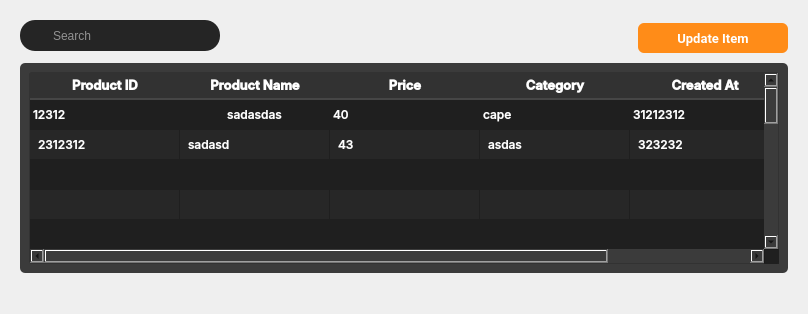
         <widget class="QWidget" name="update_product">
          <layout class="QGridLayout" name="gridLayout_14">
           <item row="0" column="0">
            <widget class="QWidget" name="widget_36" native="true">
             <layout class="QGridLayout" name="gridLayout_9">
              <property name="bottomMargin">
               <number>30</number>
              </property>
              <item row="0" column="0">
               <widget class="QWidget" name="widget_38" native="true">
                <layout class="QHBoxLayout" name="horizontalLayout_11">
                 <property name="spacing">
                  <number>0</number>
                 </property>
                 <property name="leftMargin">
                  <number>0</number>
                 </property>
                 <property name="topMargin">
                  <number>0</number>
                 </property>
                 <property name="rightMargin">
                  <number>0</number>
                 </property>
                 <property name="bottomMargin">
                  <number>6</number>
                 </property>
                 <item alignment="Qt::AlignmentFlag::AlignLeft|Qt::AlignmentFlag::AlignTop">
                  <widget class="QWidget" name="search_frame_2" native="true">
                   <property name="minimumSize">
                    <size>
                     <width>200</width>
                     <height>0</height>
                    </size>
                   </property>
                   <property name="styleSheet">
                    <string notr="true">#search_frame_2{

	border-radius: 15px;
	background-color:#252525;
}
#search_frame_2 QPushButton{
	
	padding: 5px 5px;
	border-radius:5px;

	
}
#search_frame_2 QLineEdit{
	border: none;
	color: white;

}

#seach_frame_2 QPushButton::pressed {

	padding-left:10px;

}
</string>
                   </property>
                   <layout class="QVBoxLayout" name="verticalLayout_15">
                    <property name="leftMargin">
                     <number>2</number>
                    </property>
                    <property name="topMargin">
                     <number>2</number>
                    </property>
                    <property name="rightMargin">
                     <number>2</number>
                    </property>
                    <property name="bottomMargin">
                     <number>2</number>
                    </property>
                    <item>
                     <layout class="QHBoxLayout" name="horizontalLayout_12">
                      <property name="spacing">
                       <number>2</number>
                      </property>
                      <property name="leftMargin">
                       <number>2</number>
                      </property>
                      <property name="topMargin">
                       <number>2</number>
                      </property>
                      <property name="rightMargin">
                       <number>2</number>
                      </property>
                      <item>
                       <widget class="QPushButton" name="pushButton_16">
                        <property name="minimumSize">
                         <size>
                          <width>25</width>
                          <height>25</height>
                         </size>
                        </property>
                        <property name="maximumSize">
                         <size>
                          <width>25</width>
                          <height>25</height>
                         </size>
                        </property>
                        <property name="font">
                         <font>
                          <family>Roboto</family>
                          <pointsize>10</pointsize>
                          <bold>true</bold>
                         </font>
                        </property>
                        <property name="styleSheet">
                         <string notr="true">background-color: none;
border-radius:15px;
</string>
                        </property>
                        <property name="text">
                         <string/>
                        </property>
                        <property name="icon">
                         <iconset>
                          <normaloff>:/iCons/icons/icons8-search-26.png</normaloff>:/iCons/icons/icons8-search-26.png</iconset>
                        </property>
                       </widget>
                      </item>
                      <item>
                       <widget class="QLineEdit" name="lineEdit_4">
                        <property name="styleSheet">
                         <string notr="true">background-color: rgb(37, 37, 37);</string>
                        </property>
                        <property name="placeholderText">
                         <string>Search</string>
                        </property>
                       </widget>
                      </item>
                     </layout>
                    </item>
                   </layout>
                  </widget>
                 </item>
                 <item>
                  <spacer name="horizontalSpacer_4">
                   <property name="orientation">
                    <enum>Qt::Orientation::Horizontal</enum>
                   </property>
                   <property name="sizeHint" stdset="0">
                    <size>
                     <width>418</width>
                     <height>20</height>
                    </size>
                   </property>
                  </spacer>
                 </item>
                 <item>
                  <widget class="QPushButton" name="update_prod_button">
                   <property name="minimumSize">
                    <size>
                     <width>150</width>
                     <height>30</height>
                    </size>
                   </property>
                   <property name="maximumSize">
                    <size>
                     <width>150</width>
                     <height>25</height>
                    </size>
                   </property>
                   <property name="font">
                    <font>
                     <family>Roboto</family>
                     <pointsize>10</pointsize>
                     <bold>true</bold>
                    </font>
                   </property>
                   <property name="styleSheet">
                    <string notr="true">QPushButton {
    padding: 6px 14px;
    font-family: &quot;Roboto&quot;, sans-serif;
    border-radius: 6px;
    border: none;
    color: white;
    background: #FF8C18;
    box-shadow: 0px 0.5px 1.5px rgba(54, 122, 246, 0.25), inset 0px 0.8px 0px -0.25px rgba(255, 255, 255, 0.2);
    user-select: none;
    -webkit-user-select: none;
    touch-action: manipulation;
    transition: background-color 0.2s, box-shadow 0.2s; 
}
QPushButton::pressed {
    background-color: #B7B7B7;
    box-shadow: 0px 1px 2px rgba(0, 0, 0, 0.5) inset;
	color:black;
}
QPushButton:hover {
    background-color: #FFA54E; 
}</string>
                   </property>
                   <property name="text">
                    <string>Update Item</string>
                   </property>
                  </widget>
                 </item>
                </layout>
               </widget>
              </item>
              <item row="1" column="0">
               <widget class="QWidget" name="widget_39" native="true">
                <property name="sizePolicy">
                 <sizepolicy hsizetype="Preferred" vsizetype="Expanding">
                  <horstretch>0</horstretch>
                  <verstretch>0</verstretch>
                 </sizepolicy>
                </property>
                <property name="styleSheet">
                 <string notr="true">background-color: rgb(59, 59, 59);
border-radius:5px;
</string>
                </property>
                <layout class="QGridLayout" name="gridLayout_27">
                 <item row="0" column="0">
                  <widget class="QTableWidget" name="product_table_2">
                   <property name="sizePolicy">
                    <sizepolicy hsizetype="Expanding" vsizetype="Expanding">
                     <horstretch>50</horstretch>
                     <verstretch>0</verstretch>
                    </sizepolicy>
                   </property>
                   <property name="font">
                    <font>
                     <family>Inter Medium</family>
                     <pointsize>9</pointsize>
                     <bold>false</bold>
                    </font>
                   </property>
                   <property name="styleSheet">
                    <string notr="true">QTableWidget {
    background-color: #1F1F1F;
    border-radius: 3px;
    border: 1px solid rgb(50, 50, 50);
 	color: white;

}

QTableWidget::section {
    border: none;
    border-bottom: 1px solid #d0c6ff;
    text-align: center; /* Set text alignment to center */
    padding: 3px 5px;
}

QHeaderView::section {
    background-color: rgb(50, 50, 50);
    color: white;
    border: none;
    border-bottom: 2px solid rgb(70,70,70);
	

    text-align: center; /* Set text alignment to center */
    padding: 2px 4px;
}

QTableView::item {
    color: white;
    padding: 5px;
    text-align: center; /* Set text alignment to center */
}

QTableView::item:alternate {
    background-color: #272727; 
}
QTableWidget::item:selected {
    background-color: #454545; /* Background color when item is selected */
}

QScrollBar:vertical {
    border: none;
    background: #3B3B3B;
    width: 10px;
    margin: 0px 0px 0px 0px;
}

QScrollBar::handle:vertical {
    background-color: #606060;
    min-height: 20px;
    border-radius: 5px;
}

QScrollBar::add-line:vertical,
QScrollBar::sub-line:vertical {
    border: none;
    background: none;
}

QScrollBar::add-page:vertical,
QScrollBar::sub-page:vertical {
    background: none;
}

QScrollBar:hover {
    opacity: 0.7;
}</string>
                   </property>
                   <property name="dragEnabled">
                    <bool>false</bool>
                   </property>
                   <property name="alternatingRowColors">
                    <bool>true</bool>
                   </property>
                   <property name="selectionBehavior">
                    <enum>QAbstractItemView::SelectionBehavior::SelectRows</enum>
                   </property>
                   <property name="gridStyle">
                    <enum>Qt::PenStyle::NoPen</enum>
                   </property>
                   <property name="sortingEnabled">
                    <bool>true</bool>
                   </property>
                   <property name="wordWrap">
                    <bool>true</bool>
                   </property>
                   <attribute name="horizontalHeaderCascadingSectionResizes">
                    <bool>true</bool>
                   </attribute>
                   <attribute name="horizontalHeaderMinimumSectionSize">
                    <number>100</number>
                   </attribute>
                   <attribute name="horizontalHeaderDefaultSectionSize">
                    <number>150</number>
                   </attribute>
                   <attribute name="horizontalHeaderStretchLastSection">
                    <bool>true</bool>
                   </attribute>
                   <attribute name="verticalHeaderVisible">
                    <bool>false</bool>
                   </attribute>
                   <attribute name="verticalHeaderCascadingSectionResizes">
                    <bool>false</bool>
                   </attribute>
                   <attribute name="verticalHeaderStretchLastSection">
                    <bool>false</bool>
                   </attribute>
                   <row>
                    <property name="text">
                     <string/>
                    </property>
                   </row>
                   <row>
                    <property name="text">
                     <string/>
                    </property>
                   </row>
                   <row>
                    <property name="text">
                     <string/>
                    </property>
                   </row>
                   <row>
                    <property name="text">
                     <string/>
                    </property>
                   </row>
                   <row>
                    <property name="text">
                     <string/>
                    </property>
                   </row>
                   <row>
                    <property name="text">
                     <string/>
                    </property>
                   </row>
                   <row>
                    <property name="text">
                     <string/>
                    </property>
                   </row>
                   <row>
                    <property name="text">
                     <string/>
                    </property>
                   </row>
                   <row>
                    <property name="text">
                     <string/>
                    </property>
                   </row>
                   <row>
                    <property name="text">
                     <string/>
                    </property>
                   </row>
                   <row>
                    <property name="text">
                     <string/>
                    </property>
                   </row>
                   <row>
                    <property name="text">
                     <string/>
                    </property>
                   </row>
                   <row>
                    <property name="text">
                     <string/>
                    </property>
                   </row>
                   <row>
                    <property name="text">
                     <string/>
                    </property>
                   </row>
                   <row>
                    <property name="text">
                     <string/>
                    </property>
                   </row>
                   <row>
                    <property name="text">
                     <string/>
                    </property>
                   </row>
                   <column>
                    <property name="text">
                     <string>Product ID</string>
                    </property>
                    <property name="font">
                     <font>
                      <family>Inter SemiBold</family>
                      <pointsize>10</pointsize>
                      <bold>true</bold>
                     </font>
                    </property>
                   </column>
                   <column>
                    <property name="text">
                     <string>Product Name</string>
                    </property>
                    <property name="font">
                     <font>
                      <family>Inter SemiBold</family>
                      <pointsize>10</pointsize>
                      <bold>true</bold>
                     </font>
                    </property>
                   </column>
                   <column>
                    <property name="text">
                     <string>Price</string>
                    </property>
                    <property name="font">
                     <font>
                      <family>Inter SemiBold</family>
                      <pointsize>10</pointsize>
                      <bold>true</bold>
                     </font>
                    </property>
                   </column>
                   <column>
                    <property name="text">
                     <string>Category</string>
                    </property>
                    <property name="font">
                     <font>
                      <family>Inter SemiBold</family>
                      <pointsize>10</pointsize>
                      <bold>true</bold>
                     </font>
                    </property>
                   </column>
                   <column>
                    <property name="text">
                     <string>Created At</string>
                    </property>
                    <property name="font">
                     <font>
                      <family>Inter SemiBold</family>
                      <pointsize>10</pointsize>
                      <bold>true</bold>
                     </font>
                    </property>
                   </column>
                   <item row="0" column="0">
                    <property name="text">
                     <string>12312</string>
                    </property>
                    <property name="foreground">
                     <brush brushstyle="NoBrush">
                      <color alpha="255">
                       <red>255</red>
                       <green>255</green>
                       <blue>255</blue>
                      </color>
                     </brush>
                    </property>
                   </item>
                   <item row="0" column="1">
                    <property name="text">
                     <string>sadasdas</string>
                    </property>
                    <property name="textAlignment">
                     <set>AlignCenter</set>
                    </property>
                    <property name="foreground">
                     <brush brushstyle="NoBrush">
                      <color alpha="255">
                       <red>255</red>
                       <green>255</green>
                       <blue>255</blue>
                      </color>
                     </brush>
                    </property>
                   </item>
                   <item row="0" column="2">
                    <property name="text">
                     <string>40</string>
                    </property>
                   </item>
                   <item row="0" column="3">
                    <property name="text">
                     <string>cape</string>
                    </property>
                   </item>
                   <item row="0" column="4">
                    <property name="text">
                     <string>31212312</string>
                    </property>
                   </item>
                   <item row="1" column="0">
                    <property name="text">
                     <string>2312312</string>
                    </property>
                   </item>
                   <item row="1" column="1">
                    <property name="text">
                     <string>sadasd</string>
                    </property>
                   </item>
                   <item row="1" column="2">
                    <property name="text">
                     <string>43</string>
                    </property>
                   </item>
                   <item row="1" column="3">
                    <property name="text">
                     <string>asdas</string>
                    </property>
                   </item>
                   <item row="1" column="4">
                    <property name="text">
                     <string>323232</string>
                    </property>
                   </item>
                  </widget>
                 </item>
                </layout>
               </widget>
              </item>
             </layout>
            </widget>
           </item>
          </layout>
         </widget>
